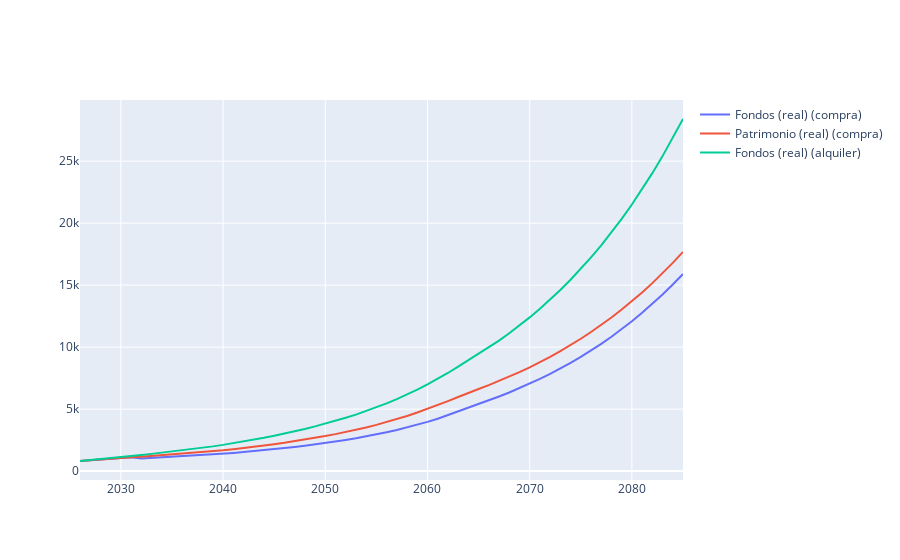

Here is the notebook cell this chart was saved with:
### Code cell
alquiler_porcentaje_precio = 4/100

inputs_compra = copy.deepcopy(inputs)
inputs_compra.year_compra_vivienda = 2032
inputs_compra.precio_vivienda = 600

inputs_alquiler = copy.deepcopy(inputs)
inputs_alquiler.year_compra_vivienda = 3000
inputs_alquiler.alquiler_mensual = alquiler_porcentaje_precio*inputs_compra.precio_vivienda/12

model_compra = ModeloVida(inputs_compra)
model_alquiler = ModeloVida(inputs_alquiler)

model_compra.build()
model_alquiler.build()

modelos = {'compra':model_compra, 'alquiler':model_alquiler}

fig = go.Figure()

for name, m in modelos.items():

    data = m.get_data()
    data_dict = {row.name:list(row.values.values()) for row in data}

    x = [m.period(t) for t in range(m.periods)]

    fig.add_trace(go.Scatter(x=x, y=data_dict['fondos_real'], name=f'Fondos (real) ({name})' ))
    if name != 'alquiler':
        fig.add_trace(go.Scatter(x=x, y=data_dict['patrimonio_real'], name=f'Patrimonio (real) ({name})'))
    #fig.add_trace(go.Bar(x=x, y=data_dict['resultado_neto'], name='Resultado (neto)', marker_color=get_colors(data_dict['resultado_neto'])))


fig.show()
